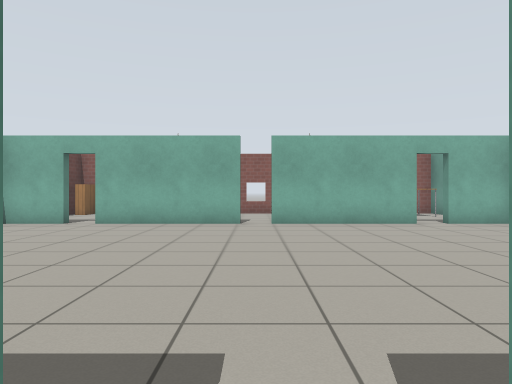
[1] (above)

22 first-person views from a walk through a world built for the Gazebo simulator. The camera is 0.9 m above the floor, looks level and sees 70° across. The lines on the ground mark 1 m squares. The floor is counted in squares, 1 m on a side. Each view is taken from the middle of a square. On the plan, view 1 faces up. The plan holds only what a view shows up to about 12 squares ahead; the rest is blank. Robots are left out. Gazebo's built-in surfaces are drawn with simple patterns.

[2]
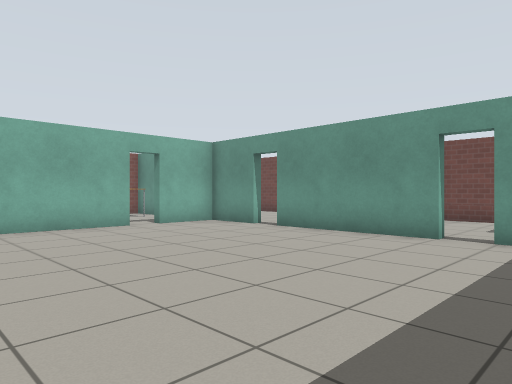

[3]
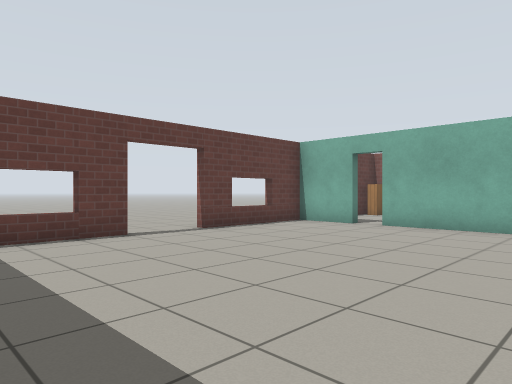

[4]
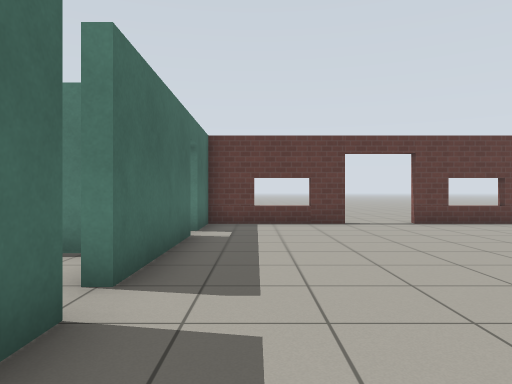

[5]
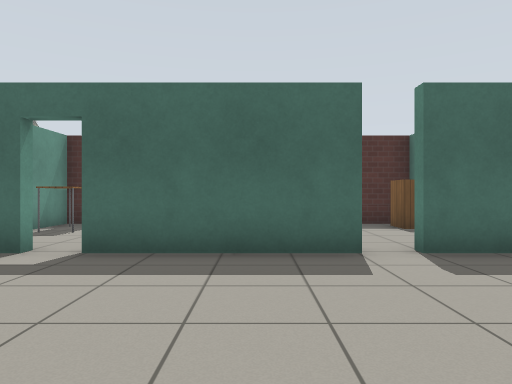

[6]
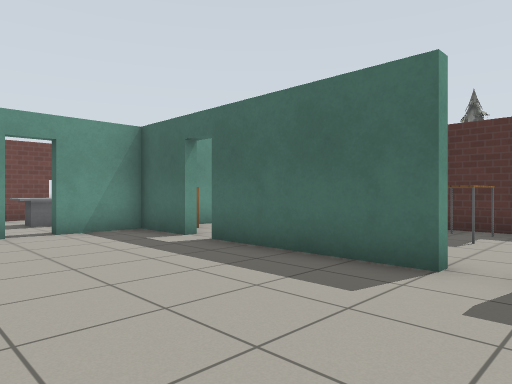

[7]
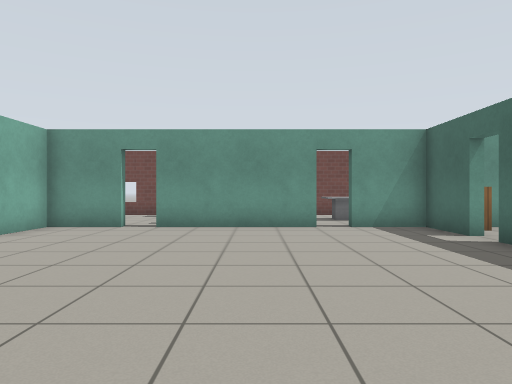

[8]
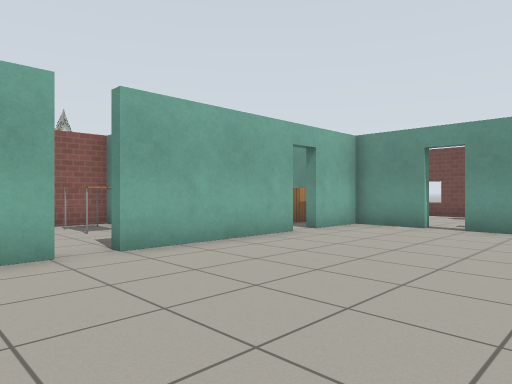

[9]
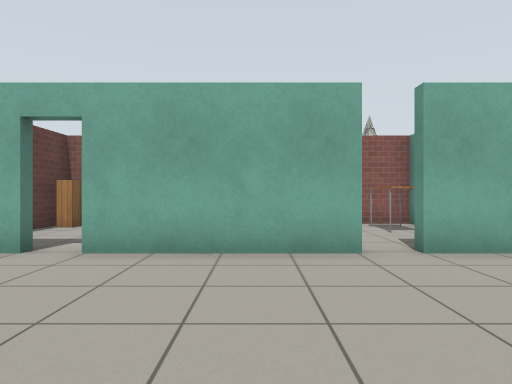

[10]
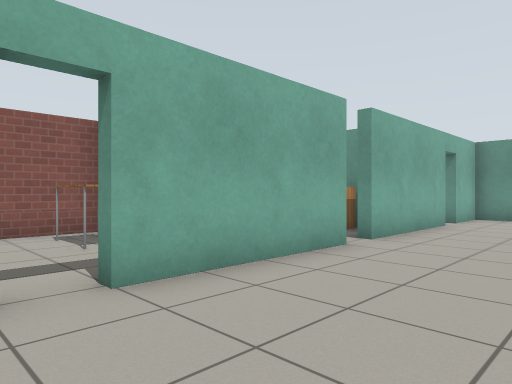

[11]
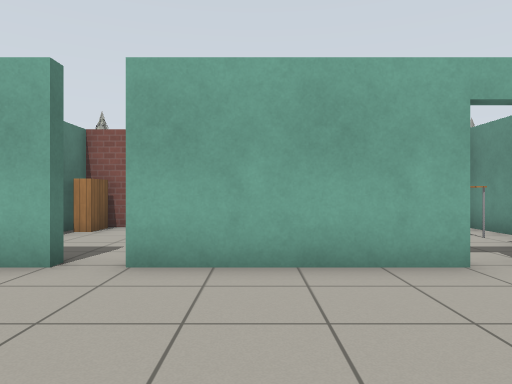

[12]
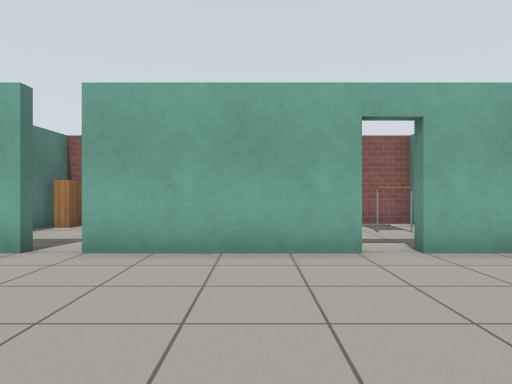

[13]
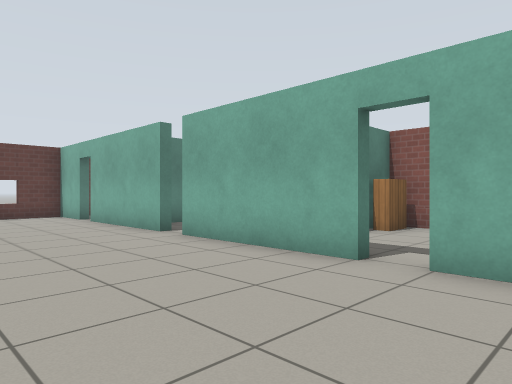

[14]
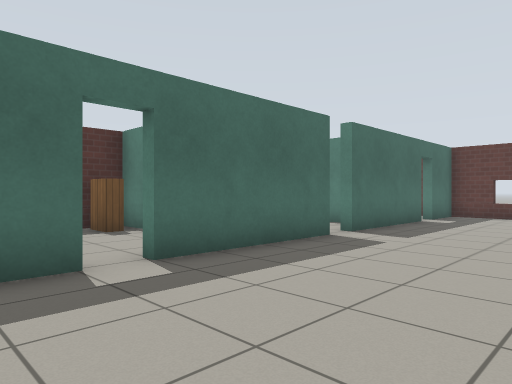

[15]
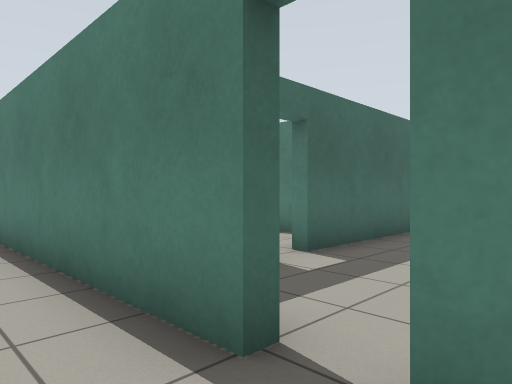

[16]
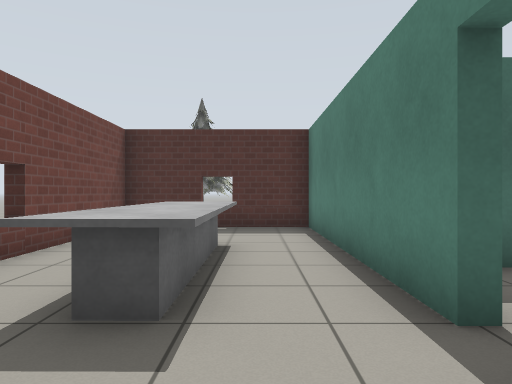

[17]
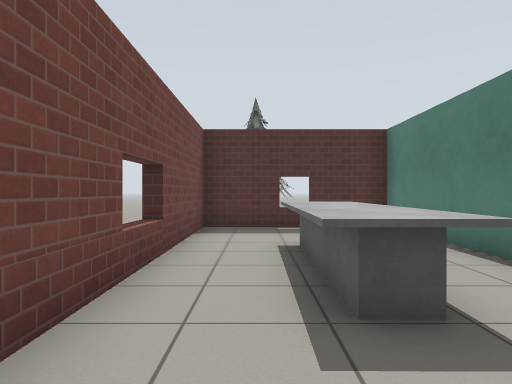

[18]
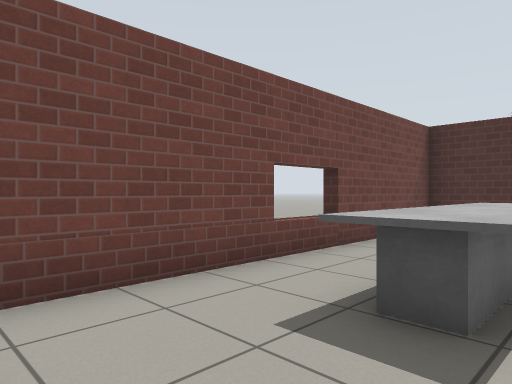

[19]
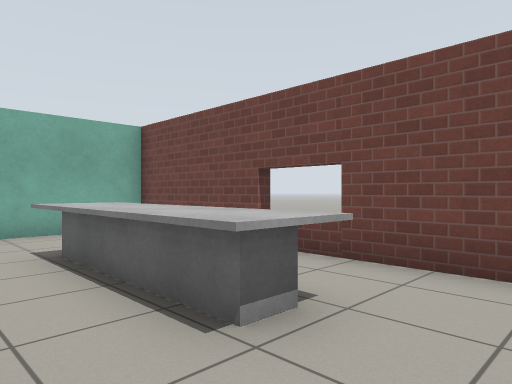

[20]
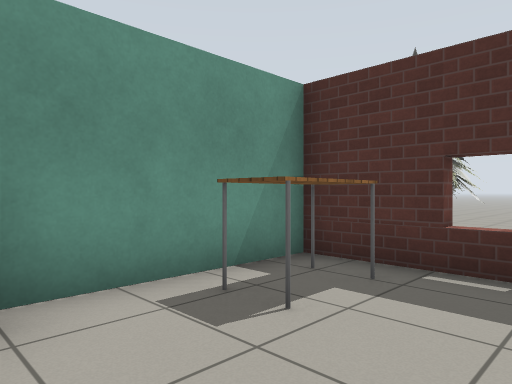

[21]
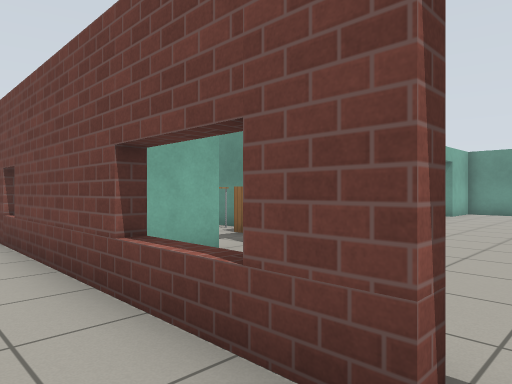

[22]
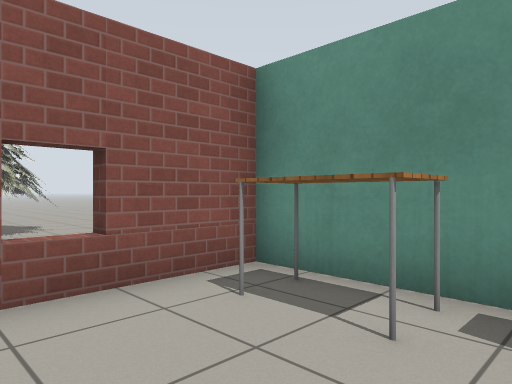

### Floor plan
Ten units are one square. View 1 is at (0, 0); x grows to the right and y downward. Boxes are objects, and circles mark ways between rooms. Rooms are numbered by the first view taken in them; rooms with no view inside come last. Other rooms are left out.
<svg viewBox="-83 -240 215 289">
<path fill="none" stroke="#000" d="M-4 -7 -4 -3M-23 5 -23 12M-24 44 23 44 23 6M-4 -108 -4 -103 -45 -103 -45 -107M4 -2 4 -7 45 -7M45 -108 45 -103 4 -103M-46 -7 -4 -7M-54 -107 -54 -103 -73 -103 -73 -65M-73 -46 -73 -7 -55 -7M55 -7 74 -7 74 -26 76 -26M76 -34 74 -34 74 -76M78 -84 74 -84 74 -103 55 -103 55 -108M122 3 127 3M127 -13 122 -13M76 -26 76 44 123 44 123 -53 94 -53M76 -39 76 -34M-72 -90 -78 -90M-76 -65 -76 -138M24 -153 10 -153M4 -103 4 -107M-23 -145 -23 -138M-26 -153 -55 -153M-45 -152 -45 -157M74 -144 74 -153 60 -153M-73 -144 -73 -138M74 12 74 8M55 -3 55 -7M69 44 74 44 74 34M45 -7 45 -3M26 11 26 16"/>
<rect x="-25" y="25" width="10" height="10" fill="#bbb"><title>bookshelf</title></rect>
<rect x="5" y="15" width="10" height="20" fill="#bbb"><title>table</title></rect>
<rect x="95" y="-35" width="10" height="50" fill="#bbb"><title>table</title></rect>
<rect x="-75" y="-155" width="10" height="10" fill="#bbb"><title>bookshelf</title></rect>
<rect x="-45" y="-235" width="20" height="30" fill="#bbb"><title>pine tree</title></rect>
<rect x="-45" y="-145" width="20" height="20" fill="#bbb"><title>table</title></rect>
<rect x="-35" y="-125" width="10" height="10" fill="#bbb"><title>cabinet</title></rect>
<rect x="-25" y="-155" width="10" height="10" fill="#bbb"><title>bookshelf</title></rect>
<rect x="5" y="-145" width="20" height="20" fill="#bbb"><title>table</title></rect>
<rect x="15" y="-125" width="10" height="10" fill="#bbb"><title>cabinet</title></rect>
<rect x="25" y="-155" width="10" height="20" fill="#bbb"><title>bookshelf</title></rect>
<rect x="55" y="-145" width="10" height="20" fill="#bbb"><title>table</title></rect>
<rect x="65" y="-125" width="10" height="10" fill="#bbb"><title>cabinet</title></rect>
<rect x="55" y="15" width="20" height="20" fill="#bbb"><title>table</title></rect>
<rect x="65" y="-5" width="10" height="10" fill="#bbb"><title>cabinet</title></rect>
<circle cx="0" cy="-10" r="3" fill="#2a7"/>
<circle cx="75" cy="-30" r="3" fill="#2a7"/>
<circle cx="-75" cy="-55" r="3" fill="#2a7"/>
<circle cx="-50" cy="-105" r="3" fill="#2a7"/>
<circle cx="0" cy="-110" r="3" fill="#2a7"/>
<circle cx="50" cy="-105" r="3" fill="#2a7"/>
<circle cx="50" cy="-5" r="3" fill="#2a7"/>
<circle cx="80" cy="30" r="3" fill="#2a7"/>
<text x="0" y="20">1</text>
<text x="0" y="-60">2</text>
<text x="100" y="-10">3</text>
<text x="20" y="-190">4</text>
<text x="10" y="-130">5</text>
<text x="60" y="20">6</text>
</svg>
Room 1 opens to room 2. Room 2 opens to room 3. Room 2 opens to room 4. Room 2 opens to room 5. Room 2 opens to room 6. Room 3 opens to room 6.

Where each view was taken, in squares from view 1:
view 1: 0 up, 0 right, facing up
view 2: 1 up, 0 right, facing up-right
view 3: 1 up, 0 right, facing up-left
view 4: 2 up, 3 right, facing left
view 5: 6 up, 2 right, facing down
view 6: 5 up, 1 left, facing down-right
view 7: 5 up, 2 left, facing right
view 8: 5 up, 2 left, facing up-right
view 9: 5 up, 2 left, facing up
view 10: 7 up, 6 left, facing up-right
view 11: 6 up, 2 right, facing up
view 12: 5 up, 3 right, facing up
view 13: 6 up, 7 right, facing up-left
view 14: 5 up, 7 right, facing down-left
view 15: 4 up, 9 right, facing down-left
view 16: 5 up, 9 right, facing down
view 17: 5 up, 11 right, facing down
view 18: 5 up, 9 right, facing down-right
view 19: 3 down, 8 right, facing up-right
view 20: 0 up, 1 left, facing down-right
view 21: 6 up, 9 left, facing up-right
view 22: 12 up, 6 left, facing up-right
